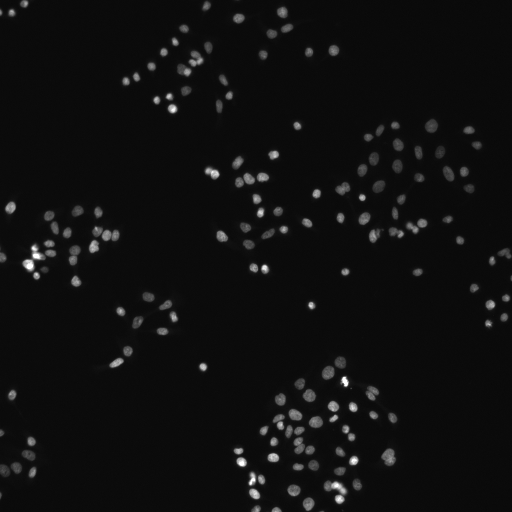
#> input picture ThirdModule/module3/human_ht29_colon_cancer_2_images/AS_09125_050116000001_A24f00d0_slice1_channel1.tif, 512 x 512 px, found by its file name; its folder holds only this picture in this run
$ jupyter execute ThirdModule.ipynb
#> lines starting #> are read from the running program, lines starting #| are printed output that depends on the picture; after the words box and inside, x2 and y2 are one past the last pixel; in counts of white or black regions, pixels touching at a corner belong together
[cell 1]
import os
import numpy as np
from PIL import Image

def load_grayscale_image(path):
    # Opens an image from the given path, converts it to grayscale ('L'), and returns it as a uint8 numpy array.
    img = Image.open(path).convert('L')
#> img is the input picture: PIL image 512x512 L; min 8, max 255, mean 15.7
    return np.array(img, dtype=np.uint8)

def save_mask(mask, path):
    # Saves a binary mask (True/False) as an image to the specified path.
    # Multiplying the mask by 255 converts [False=0, True=1] to [0,255].
    Image.fromarray((mask.astype(np.uint8)*255)).save(path)

def otsu_threshold(img):
    # Implements Otsu's thresholding method to automatically find the best threshold between foreground and background.
    # Compute the histogram of the image in 256 levels (0 to 255).
    hist, _ = np.histogram(img, bins=256, range=(0,256))

    # 'total' is the total number of pixels in the image.
    total = img.size
    # 'sum_all' is the weighted sum of all intensity values (index * frequency).
    sum_all = np.dot(np.arange(256), hist)
    sum_b = 0
    w_b = 0
    var_max = 0
    threshold = 0

    # Iterate through all possible intensity values to find the one that maximizes the between-class variance.
    for t in range(256):
        w_b += hist[t]
        if w_b == 0:
            continue
        w_f = total - w_b
        if w_f == 0:
            break
        sum_b += t*hist[t]
        m_b = sum_b / w_b           # Background mean
        m_f = (sum_all - sum_b) / w_f  # Foreground mean
        var_between = w_b * w_f * (m_b - m_f)**2  # Between-class variance

        # If a higher variance is found, update the threshold.
        if var_between > var_max:
            var_max = var_between
            threshold = t

    # Generate a binary mask by applying the threshold.
    mask = img > threshold
    return mask

def region_growing(img, seed=None, threshold=5):
    # Region growing segmentation.
    # If no seed is provided, use the center of the image.
    if seed is None:
        seed = (img.shape[0]//2, img.shape[1]//2)

    # 'visited' controls which pixels have been visited.
    visited = np.zeros_like(img, dtype=bool)
    # 'mask' will store the resulting region.
    mask = np.zeros_like(img, dtype=bool)

    # The value of the seed pixel. The region will expand to nearby pixels with similar intensity.
    seed_value = img[seed]
    # Use a stack (list) to traverse the region.
    stack = [seed]
    visited[seed] = True

    # While there are pixels on the stack:
    while stack:
        x, y = stack.pop()
        mask[x, y] = True

        # 4-connected neighbors (up, down, left, right).
        for dx, dy in [(1,0),(-1,0),(0,1),(0,-1)]:
            nx, ny = x+dx, y+dy
            # Check that the neighbor is within image boundaries.
            if 0 <= nx < img.shape[0] and 0 <= ny < img.shape[1]:
                if not visited[nx, ny]:
                    # If the neighbor’s value is within the given threshold range, add it to the stack.
                    if abs(int(img[nx, ny]) - int(seed_value)) < threshold:
                        stack.append((nx, ny))
                    visited[nx, ny] = True
    return mask

def simple_watershed(img):
    # A very simplified version of a watershed algorithm.
    # Create a marker matrix (32-bit integer) to label regions.
    markers = np.zeros_like(img, dtype=np.int32)
    # Mark a pixel in the top-left corner with label 1.
    markers[0,0] = 1
    # Mark a pixel in the bottom-right corner with label 2.
    markers[-1,-1] = 2

    # The 'frontier' is a simple queue (here a list) starting from the two marked pixels.
    frontier = [(img[0,0], (0,0)), (img[-1,-1], (img.shape[0]-1, img.shape[1]-1))]
    # 'visited' to control which pixels have been explored.
    visited = np.zeros_like(img, dtype=bool)
    visited[0,0] = True
    visited[-1,-1] = True

    # Expand the region from the initial markers.
    while frontier:
        # Take the first element (Note: This is not a real priority queue, just extracting the first).
        val, (x,y) = frontier.pop(0)
        label = markers[x,y]

        # Expand to 4-connected neighbors.
        for dx, dy in [(1,0),(-1,0),(0,1),(0,-1)]:
            nx, ny = x+dx, y+dy
            if 0 <= nx < img.shape[0] and 0 <= ny < img.shape[1]:
                if not visited[nx, ny]:
                    markers[nx, ny] = label
                    visited[nx, ny] = True
                    frontier.append((img[nx, ny], (nx, ny)))

    # The resulting mask corresponds to label 1.
    mask = (markers == 1)
    return mask

def compute_confusion_matrix(gt, pred):
    # Compute the confusion matrix between ground truth (gt) and prediction (pred).
    # TP: True Positives, FP: False Positives, FN: False Negatives, TN: True Negatives.
    TP = np.sum((pred == 1) & (gt == 1))
    FP = np.sum((pred == 1) & (gt == 0))
    FN = np.sum((pred == 0) & (gt == 1))
    TN = np.sum((pred == 0) & (gt == 0))
    return TP, FP, FN, TN

def pixel_accuracy(TP, FP, FN, TN):
    # Pixel accuracy: (TP+TN)/(TP+FP+FN+TN).
    return (TP+TN)/(TP+FP+FN+TN) if (TP+FP+FN+TN)>0 else 0

def mean_accuracy(TP, FP, FN, TN):
    # Mean accuracy: average of foreground and background accuracies.
    acc_fg = TP/(TP+FN) if (TP+FN)>0 else 0
    acc_bg = TN/(TN+FP) if (TN+FP)>0 else 0
    return (acc_fg + acc_bg)/2

def iou(TP, FP, FN):
    # Intersection over Union (IoU): TP/(TP+FP+FN).
    return TP/(TP+FP+FN) if (TP+FP+FN)>0 else 0

def precision(TP, FP):
    # Precision: TP/(TP+FP).
    return TP/(TP+FP) if (TP+FP)>0 else 0

def recall(TP, FN):
    # Recall (Sensitivity): TP/(TP+FN).
    return TP/(TP+FN) if (TP+FN)>0 else 0

def f_measure(prec, rec):
    # F1-score: (2*Prec*Rec)/(Prec+Rec).
    return (2*prec*rec)/(prec+rec) if (prec+rec)>0 else 0

if __name__ == "__main__":
    # Input, ground truth, and output directories.
    input_folder = "human_ht29_colon_cancer_2_images"
    gt_folder = "human_ht29_colon_cancer_2_foreground"
    out_folder = "output_masks"
    os.makedirs(out_folder, exist_ok=True)

    # List the image files with '.tif' extension in the input folder.
    image_files = [f for f in os.listdir(input_folder) if f.endswith('.tif')]

    # Lists to store metrics for each method.
    metrics_threshold = []
    metrics_region = []
    metrics_watershed = []

    for img_name in image_files:
        # Load the image and its ground truth.
        img_path = os.path.join(input_folder, img_name)
        gt_path = os.path.join(gt_folder, img_name)

        img = load_grayscale_image(img_path)
        gt = load_grayscale_image(gt_path)
        # Convert the GT to binary (True/False) using a threshold of 127.
        gt_bin = gt > 127
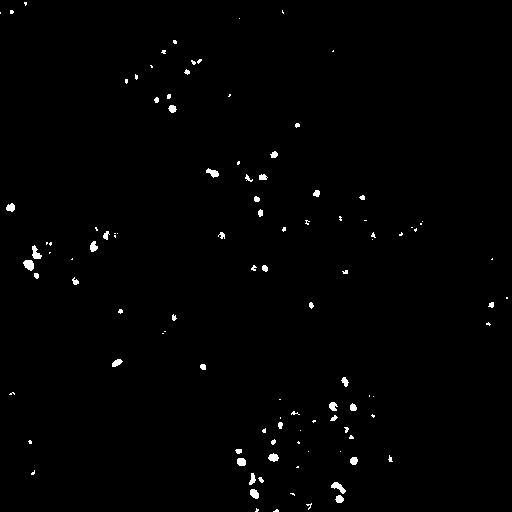
#> gt_bin: shape (512, 512) bool; 0.88% white; 107 white regions (66 under 20 px), largest, box (x1, y1, x2, y2) and area: (23, 260, 34, 271) 89, (331, 482, 346, 494) 85, (32, 245, 42, 259) 80

        # Method 1: Otsu Thresholding
        mask_th = otsu_threshold(img)
#> in otsu_threshold, `hist, _ = np.histogram(img, bins=256, range=(0,256))`: hist = 256 values, max 123531 at index 11, min 0 at index 0, mean 1024
#> in otsu_threshold, `sum_all = np.dot(np.arange(256), hist)`: sum_all = 4118049
#> the loop in otsu_threshold, `for t in range(256):` made 256 passes
#> (w_b, w_f, sum_b, m_b, m_f, var_between, var_max) on pass 9: (60, 262084, 480, 8, 15.71, 934973066.2, 934973066.2)
#> (w_b, w_f, sum_b, m_b, m_f, var_max) on passes 10 to 15: (4171, 257973, 37479, 8.99, 15.82, 5.02e+10), (69856, 192288, 694329, 9.94, 17.81, 8.31e+11), (193387, 68757, 2053170, 10.62, 30.03, 5.01e+12), (222176, 39968, 2398638, 10.8, 43.02, 9.22e+12), (229135, 33009, 2489105, 10.86, 49.35, 1.12e+13), (234169, 27975, 2559581, 10.93, 55.71, 1.31e+13)
#> after the loop in otsu_threshold, `for t in range(256):`: sum_b = 4093569; threshold = 57; var_max = 2.29e+13; w_b = 262144
#> in otsu_threshold, `mask = img > threshold`:
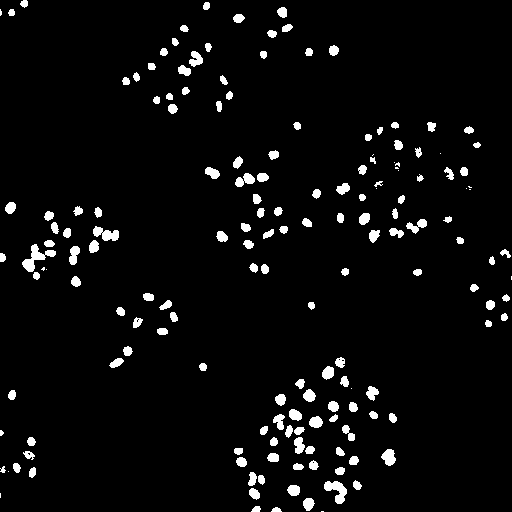
#> mask: shape (512, 512) bool; 4.2% white; 167 white regions (19 under 20 px), largest, box (x1, y1, x2, y2) and area: (22, 244, 56, 272) 344, (324, 481, 347, 504) 282, (93, 226, 119, 241) 235
        save_mask(mask_th, os.path.join(out_folder, img_name+"_threshold.png"))

        # Method 2: Region Growing
        mask_rg = region_growing(img, seed=None, threshold=5)
#> in region_growing, `seed_value = img[seed]`: seed_value = 12
#> after the loop in region_growing, `while stack:`:
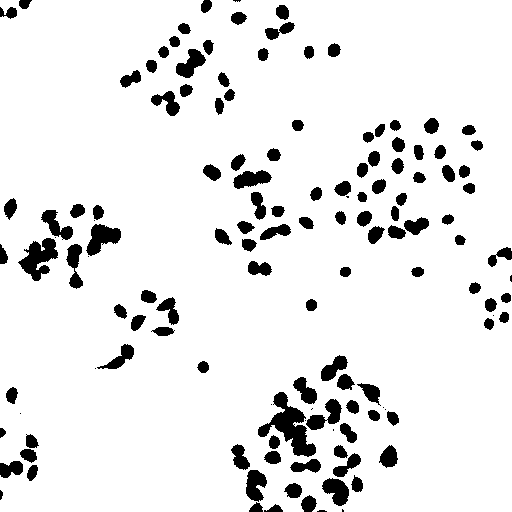
#> mask: shape (512, 512) bool; 91.3% white; 135 black regions (17 under 20 px), largest, box (x1, y1, x2, y2) and area: (258, 392, 316, 457) 1445, (18, 238, 58, 281) 905, (86, 224, 121, 256) 631
#> after the loop in region_growing, `while stack:`:
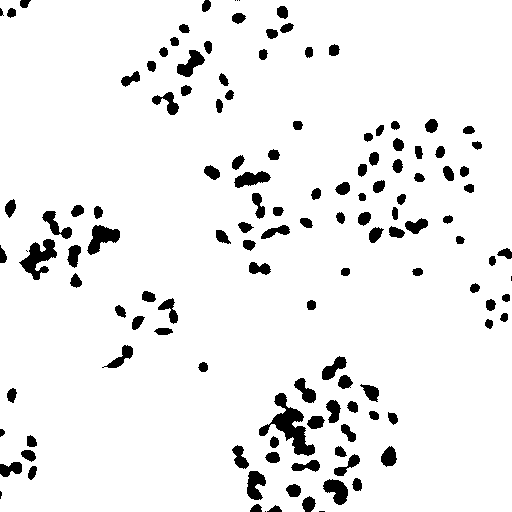
#> visited: shape (512, 512) bool; 93.4% white; 130 black regions (8 under 20 px), largest, box (x1, y1, x2, y2) and area: (259, 393, 315, 456) 1193, (19, 239, 57, 280) 729, (87, 225, 120, 255) 526
        save_mask(mask_rg, os.path.join(out_folder, img_name+"_region.png"))

        # Method 3: Simple Watershed
        mask_ws = simple_watershed(img)
#> in simple_watershed, `frontier = [(img[0,0], (0,0)), (img[-1,-1], (img.shape[0]-1, img.shape..`: frontier = [(11, (0, 0)), (10, (511, 511))]
#> the loop in simple_watershed, `while frontier:` made 262144 passes
#> (val, x, y, label) on passes 1 to 3: (11, 0, 0, 1), (10, 511, 511, 2), (12, 1, 0, 1)
#> after the loop in simple_watershed, `while frontier:`:
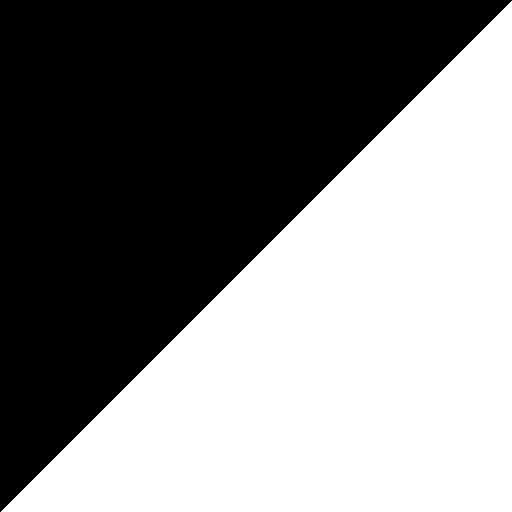
#> markers: shape (512, 512) int32; values 1 (black) and 2 (white), 49.9% white; 1 white region, box (x1, y1, x2, y2) and area: (1, 1, 512, 512) 130816
#> after the loop in simple_watershed, `while frontier:`: visited: shape (512, 512) bool; every value is 1
        save_mask(mask_ws, os.path.join(out_folder, img_name+"_watershed.png"))

        # Compute metrics for each method and store them.
        for method_mask, metrics_list in zip([mask_th, mask_rg, mask_ws],
                                             [metrics_threshold, metrics_region, metrics_watershed]):
            TP, FP, FN, TN = compute_confusion_matrix(gt_bin, method_mask)
            pa = pixel_accuracy(TP, FP, FN, TN)
            ma = mean_accuracy(TP, FP, FN, TN)
            iou_val = iou(TP, FP, FN)
            prec = precision(TP, FP)
            rec = recall(TP, FN)
            f1 = f_measure(prec, rec)
            metrics_list.append((pa, ma, iou_val, prec, rec, f1))
#> this loop made 3 passes

    def avg_metrics(m_list):
        # Compute the average of accumulated metrics.
        arr = np.array(m_list)
        return np.mean(arr, axis=0) if len(arr)>0 else (0,0,0,0,0,0)

    # Compute the average metrics for each method.
    avg_thresh = avg_metrics(metrics_threshold)
    avg_region = avg_metrics(metrics_region)
    avg_water = avg_metrics(metrics_watershed)

    # Print the average results.
    print("Average Threshold (PA, MA, IoU, Prec, Rec, F1):", avg_thresh)
    print("Average Region Growing (PA, MA, IoU, Prec, Rec, F1):", avg_region)
    print("Average Watershed (PA, MA, IoU, Prec, Rec, F1):", avg_water)

$ run again, on ThirdModule/module3/human_ht29_colon_cancer_2_images/AS_09125_050116000001_A24f00d0_slice3_channel1.tif
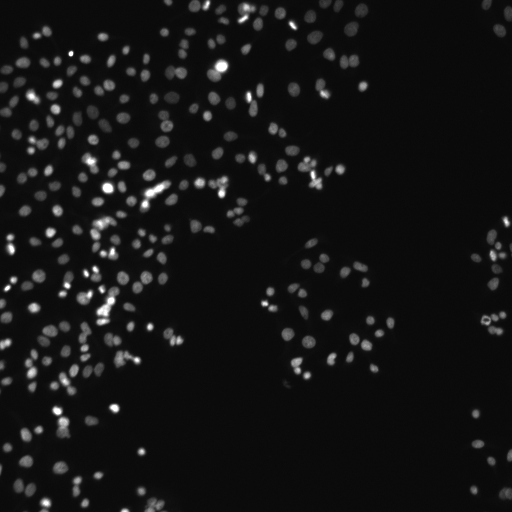
#> input picture ThirdModule/module3/human_ht29_colon_cancer_2_images/AS_09125_050116000001_A24f00d0_slice3_channel1.tif, 512 x 512 px, found by its file name
#> in load_grayscale_image, img is the input picture: PIL image 512x512 L; min 8, max 255, mean 20.6
#> `gt_bin = gt > 127`:
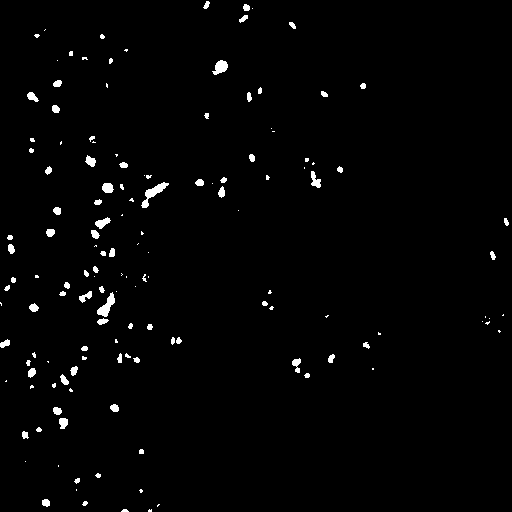
#> gt_bin: shape (512, 512) bool; 1.6% white; 142 white regions (67 under 20 px), largest, box (x1, y1, x2, y2) and area: (141, 182, 169, 208) 228, (97, 292, 115, 317) 196, (212, 60, 228, 75) 148
#> hist = 256 values, max 86966 at index 11, min 0 at index 0, mean 1024
#> sum_all = 5409568
#> the loop in otsu_threshold, `for t in range(256):` made 256 passes
#> (w_b, w_f, sum_b, m_b, m_f, var_max) on passes 9 to 16: (53, 262091, 424, 8, 20.64, 2.22e+09), (4279, 257865, 38458, 8.99, 20.83, 1.55e+11), (57388, 204756, 569548, 9.92, 23.64, 2.21e+12), (144354, 117790, 1526174, 10.57, 32.97, 8.53e+12), (178027, 84117, 1930250, 10.84, 41.36, 1.39e+13), (193472, 68672, 2131035, 11.01, 47.74, 1.79e+13), (204654, 57490, 2287583, 11.18, 54.3, 2.19e+13), (211662, 50482, 2392703, 11.3, 59.76, 2.51e+13)
#> after the loop in otsu_threshold, `for t in range(256):`: sum_b = 5305528; threshold = 58; var_max = 4.06e+13; w_b = 262144
#> seed_value = 12
#> after the loop in region_growing, `while stack:`:
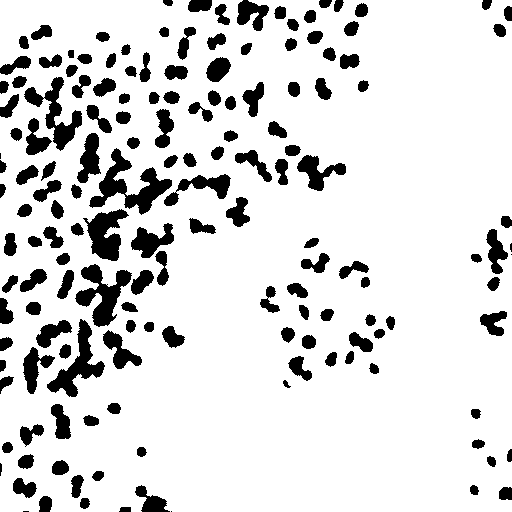
#> visited: shape (512, 512) bool; 85.7% white; 158 black regions (5 under 20 px), largest, box (x1, y1, x2, y2) and area: (89, 148, 172, 215) 1894, (75, 264, 132, 327) 1560, (47, 319, 105, 397) 1419
#> frontier = [(11, (0, 0)), (10, (511, 511))]
#> the loop in simple_watershed, `while frontier:` made 262144 passes
#> (val, x, y, label) on passes 1 to 3: (11, 0, 0, 1), (10, 511, 511, 2), (11, 1, 0, 1)
#> the loop `for method_mask, metrics_list in zip([mask_th, mask_rg, mask_ws], [met..` made 3 passes

$ run again, on ThirdModule/module3/human_ht29_colon_cancer_2_images/AS_09125_050116000001_A24f00d0_slice4_channel1.tif
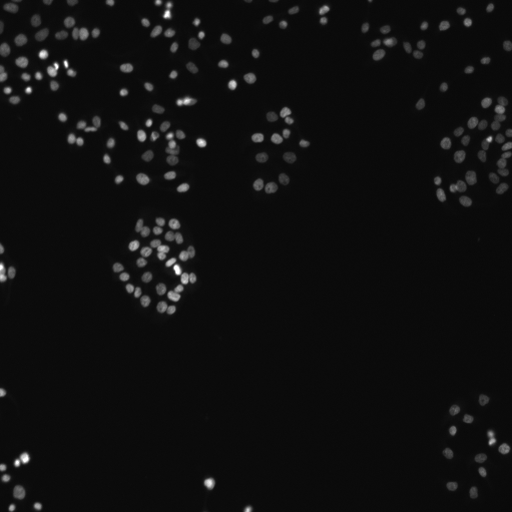
#> input picture ThirdModule/module3/human_ht29_colon_cancer_2_images/AS_09125_050116000001_A24f00d0_slice4_channel1.tif, 512 x 512 px, found by its file name
#> in load_grayscale_image, img is the input picture: PIL image 512x512 L; min 8, max 255, mean 15.6
#> `gt_bin = gt > 127`:
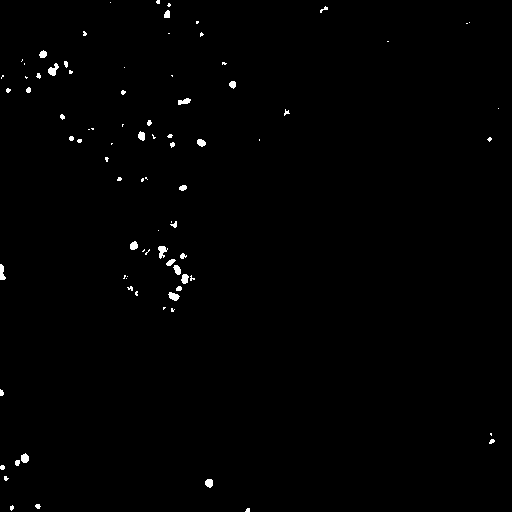
#> gt_bin: shape (512, 512) bool; 0.67% white; 84 white regions (50 under 20 px), largest, box (x1, y1, x2, y2) and area: (48, 63, 59, 76) 78, (158, 246, 168, 259) 75, (168, 292, 180, 301) 68
#> hist = 256 values, max 123190 at index 11, min 0 at index 0, mean 1024
#> sum_all = 4101481
#> the loop in otsu_threshold, `for t in range(256):` made 256 passes
#> (w_b, w_f, sum_b, m_b, m_f, var_between, var_max) on pass 9: (16, 262128, 128, 8, 15.65, 245213620.2, 245213620.2)
#> after the loop in otsu_threshold, `for t in range(256):`: sum_b = 4090516; threshold = 52; var_max = 1.96e+13; w_b = 262144
#> seed_value = 10
#> after the loop in region_growing, `while stack:`:
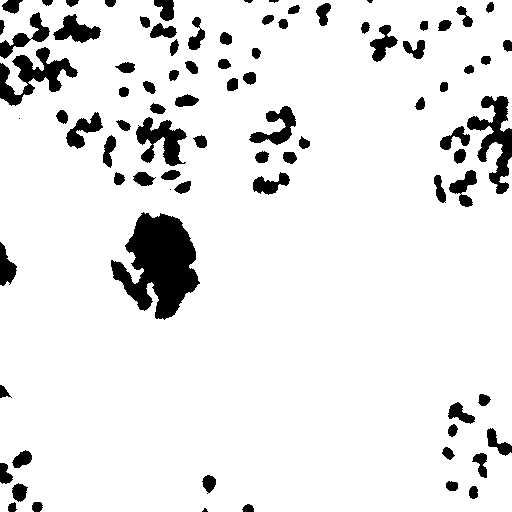
#> visited: shape (512, 512) bool; 90.7% white; 85 black regions (5 under 20 px), largest, box (x1, y1, x2, y2) and area: (111, 212, 200, 320) 5599, (467, 96, 512, 194) 1826, (0, 47, 78, 106) 1803
#> frontier = [(12, (0, 0)), (10, (511, 511))]
#> the loop in simple_watershed, `while frontier:` made 262144 passes
#> (val, x, y, label) on passes 1 to 3: (12, 0, 0, 1), (10, 511, 511, 2), (12, 1, 0, 1)
#> the loop `for method_mask, metrics_list in zip([mask_th, mask_rg, mask_ws], [met..` made 3 passes

$ run again, on ThirdModule/module3/human_ht29_colon_cancer_2_images/AS_09125_050116000001_A24f00d0_slice1_channel3.tif
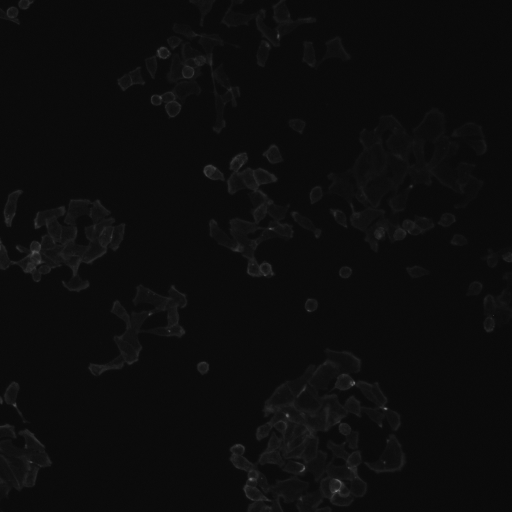
#> input picture ThirdModule/module3/human_ht29_colon_cancer_2_images/AS_09125_050116000001_A24f00d0_slice1_channel3.tif, 512 x 512 px, found by its file name
#> in load_grayscale_image, img is the input picture: PIL image 512x512 L; min 8, max 122, mean 12.5
#> gt_bin: shape (512, 512) bool; every value is 0
#> hist = 256 values, max 115847 at index 11, min 0 at index 0, mean 1024
#> sum_all = 3282101
#> the loop in otsu_threshold, `for t in range(256):` made 123 passes
#> (w_b, w_f, sum_b, m_b, m_f, var_between, var_max) on pass 9: (30, 262114, 240, 8, 12.52, 160705357.1, 160705357.1)
#> after the loop in otsu_threshold, `for t in range(256):`: sum_b = 3281857; threshold = 16; var_max = 9.24e+11; w_b = 262144
#> in otsu_threshold, `mask = img > threshold`:
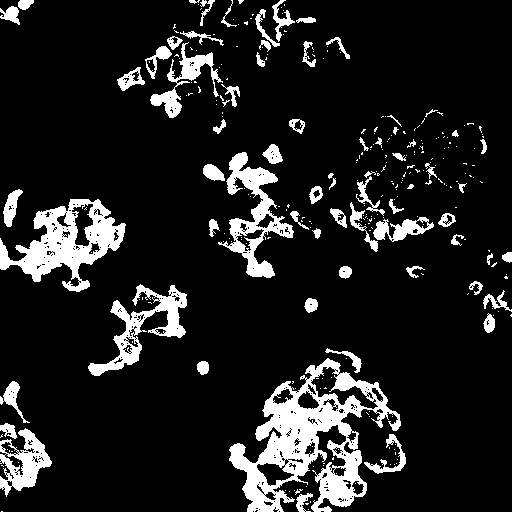
#> mask: shape (512, 512) bool; 12.4% white; 297 white regions (229 under 20 px), largest, box (x1, y1, x2, y2) and area: (229, 358, 401, 512) 9885, (0, 199, 126, 292) 4897, (218, 152, 294, 278) 2988
#> seed_value = 11
#> after the loop in region_growing, `while stack:`:
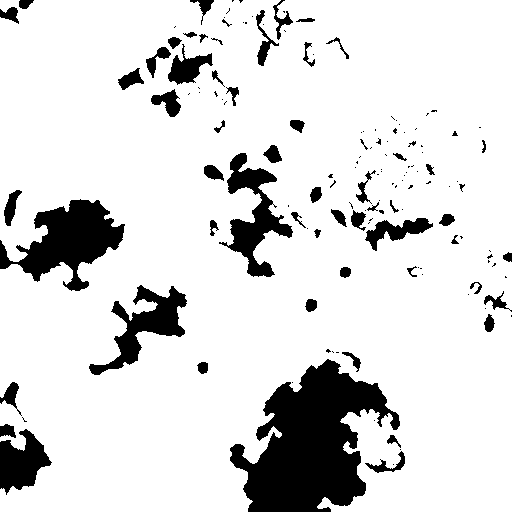
#> visited: shape (512, 512) bool; 86.2% white; 146 black regions (86 under 20 px), largest, box (x1, y1, x2, y2) and area: (230, 359, 400, 512) 14132, (0, 199, 125, 291) 5386, (219, 153, 293, 277) 3136
#> frontier = [(11, (0, 0)), (9, (511, 511))]
#> the loop in simple_watershed, `while frontier:` made 262144 passes
#> (val, x, y, label) on passes 1 to 3: (11, 0, 0, 1), (9, 511, 511, 2), (12, 1, 0, 1)
#> the loop `for method_mask, metrics_list in zip([mask_th, mask_rg, mask_ws], [met..` made 3 passes
